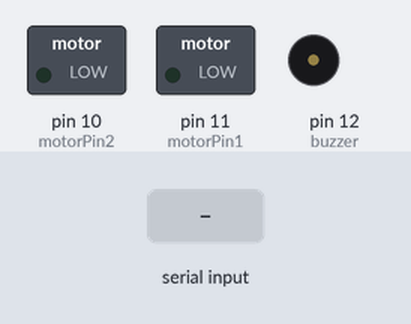
Simulated run of this sketch. Board: Arduino Uno, built with avr-gcc and run on an emulated ATmega328P. Parts: switched loads named in the sketch (green lamp = pin HIGH), buzzer (waves = sounding, pin HIGH). Inputs (shaded band) come from the test bench.

Above: at 1.2 s.
1.3 s: "o" received over Serial
At 1.9 s:
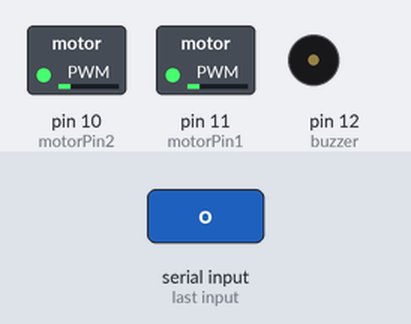
2.9 s: "a" received over Serial
At 4.4 s:
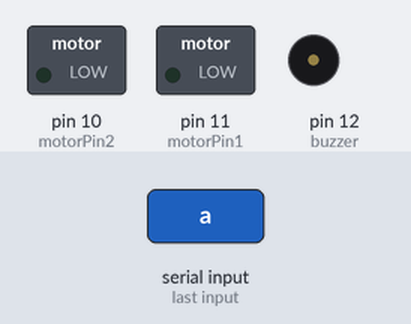
Timing chart, 0 to 5.9 s (numbered marks = the images above; inputs shaded):
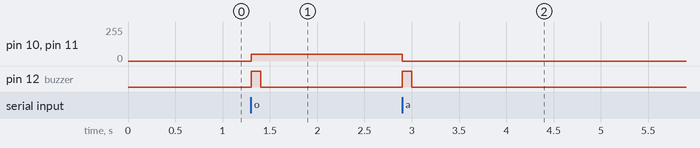

Measured:
- after the input at 1.3 s, pin 10 (motorPin2), pin 11 (motorPin1): 0/255 → 50/255 at once; pin 12 (buzzer): LOW → HIGH at once, → LOW 0.10 s later
- after the input at 2.9 s, pin 10 (motorPin2), pin 11 (motorPin1): 50/255 → 0/255 at once; pin 12 (buzzer): LOW → HIGH at once, → LOW 0.10 s later

The sketch:

Physics_Drone_Final.ino
```cpp
/* This is the code for controlling a quadcopter using an arduino command prompt application in phone connected to arduino via bluetooth using bluetooth module.
 * Presently using this code we can switch on,off,increase and decrease the speed of all motors together.
 * conditions given here are:-
                    'o' for on
                    'a' for off
                    'u' to increase the speed
                    'd' to decrease the speed
 * There is a buzzer over here which will ring whenever the 'on' or 'off' command is sent.
 * It will also ring whenever the quadcopter has reached its max or min limit.
 */


int motorPin1 = 11;             //PWM pins
int motorPin2 = 10;             //Each pin will be connected to two motors
int buzzer = 12;                // The buzzer pin
int state = 0;
int level = 0;                  //Variable to keep track of motor's pwm value
int flag = 0;

void setup() {

pinMode(motorPin1,OUTPUT);
pinMode(motorPin2,OUTPUT);
pinMode(buzzer,OUTPUT);
digitalWrite(buzzer,LOW);
digitalWrite(motorPin1,LOW);
digitalWrite(motorPin2,LOW);
Serial.begin(9600);              //to begin the communication
}

void loop() {

if(Serial.available()){
   state = Serial.read();
  }
if(state == 'a' && flag == 1){           //  off condition
  analogWrite(motorPin1,0);              // flag = 1 states that quadcopter has been switched on and 0 for off.
  analogWrite(motorPin2,0);
  digitalWrite(buzzer,HIGH);
  delay(100);
  digitalWrite(buzzer,LOW);
  delay(100);
  delay(500);                           // This delay is to give code suffiient time to re read the command sent
  level = 0;
  flag = 0;
}
if(state == 'o' && flag == 0){         //  on condition
analogWrite(motorPin1,50);
analogWrite(motorPin2,50);
digitalWrite(buzzer,HIGH);
delay(100);
digitalWrite(buzzer,LOW);
delay(100);
delay(500);
level = 50;
flag = 1;
}
if(state == 'u' && flag == 1){           // increase the speed of all motors by 20 units
  if((level+20) < 255){
      level+=20;
      analogWrite(motorPin1,level);
      analogWrite(motorPin2,level);
  }
  else{                                 // else give a buzz indicating the max speed is reached
    digitalWrite(buzzer,HIGH);
    delay(100);
    digitalWrite(buzzer,LOW);
    delay(100);
    }
  delay(500);
  }

 if(state == 'd'  && flag == 1){       //decrease the speed of all motors by 20 units
  if((level-20)>20){
    level-=20;
    analogWrite(motorPin1,level);
    analogWrite(motorPin2,level);
  }
  else{
    digitalWrite(buzzer,HIGH);
    delay(100);
    digitalWrite(buzzer,LOW);
    delay(100);
  }
  delay(500);
  }
  state = 0;                                                                                        //Hardik Ajmani
}
```
